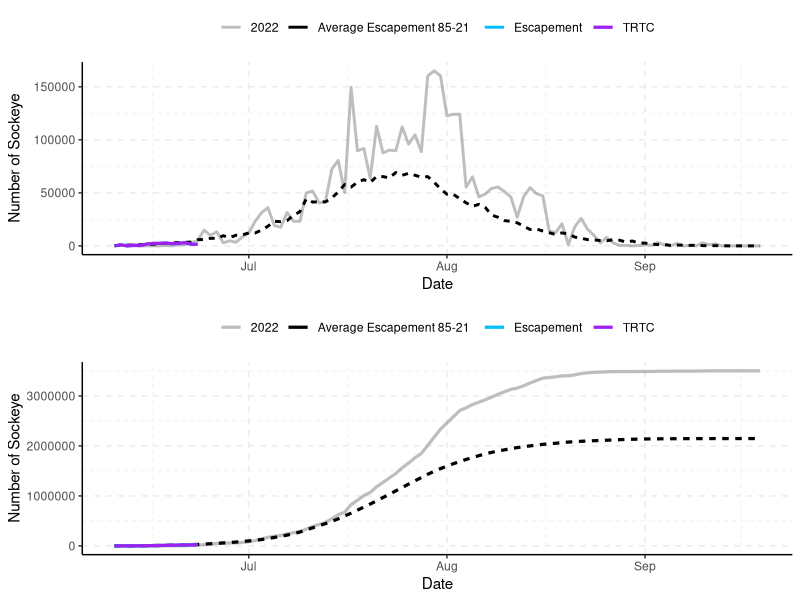
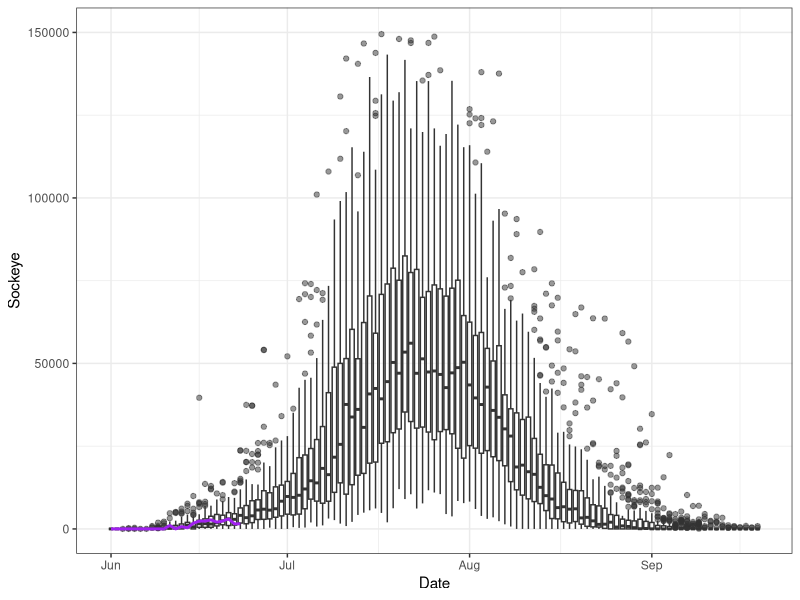
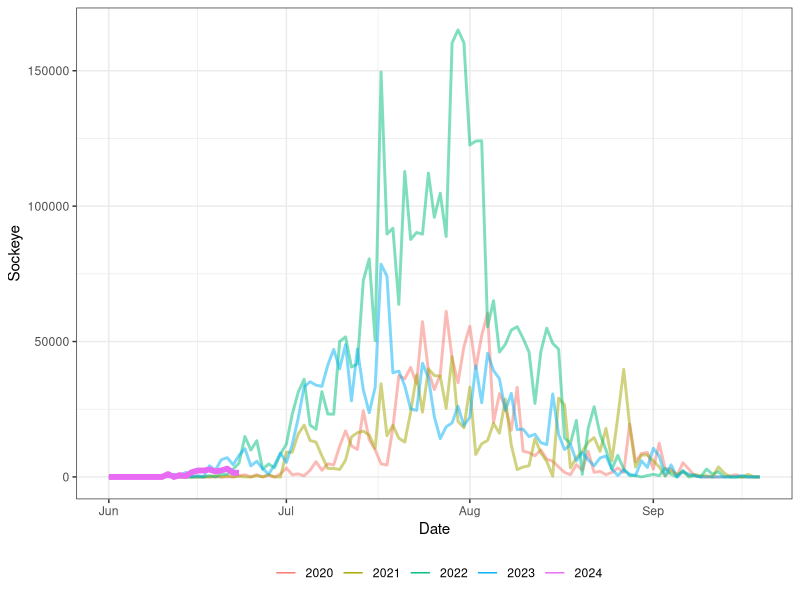
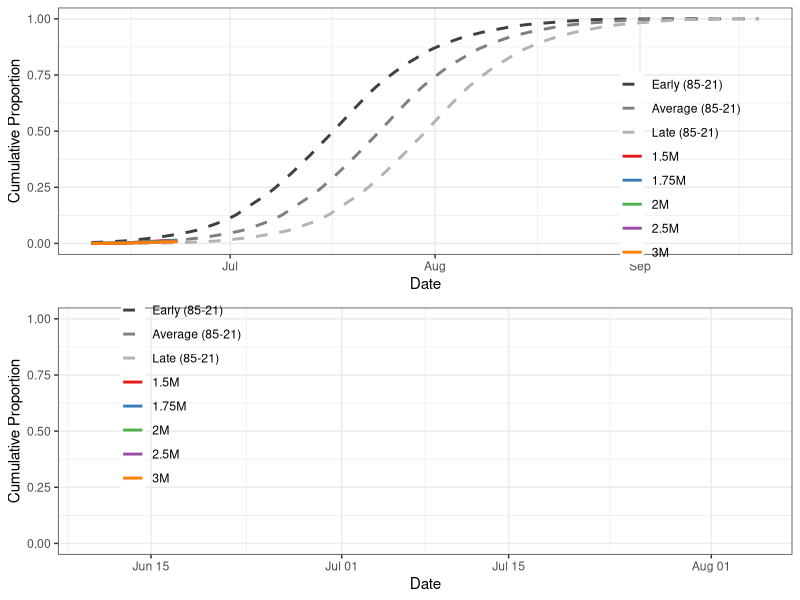
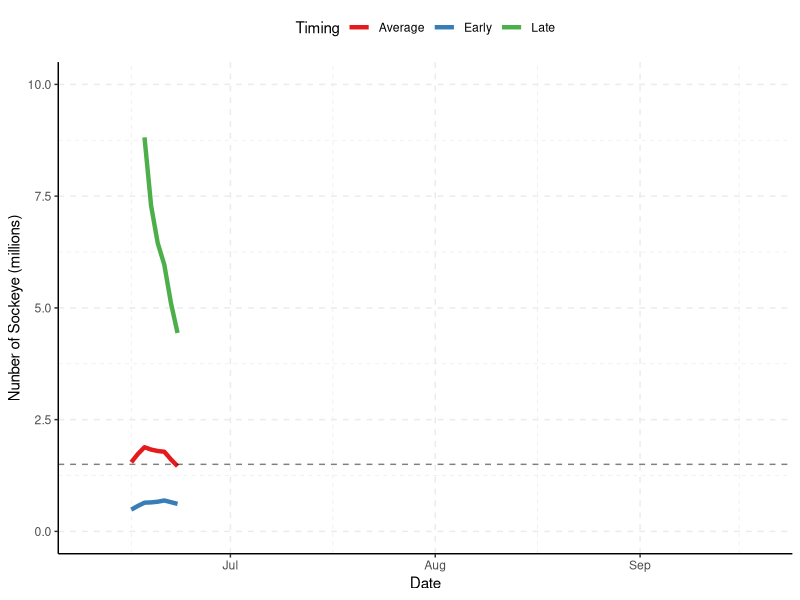
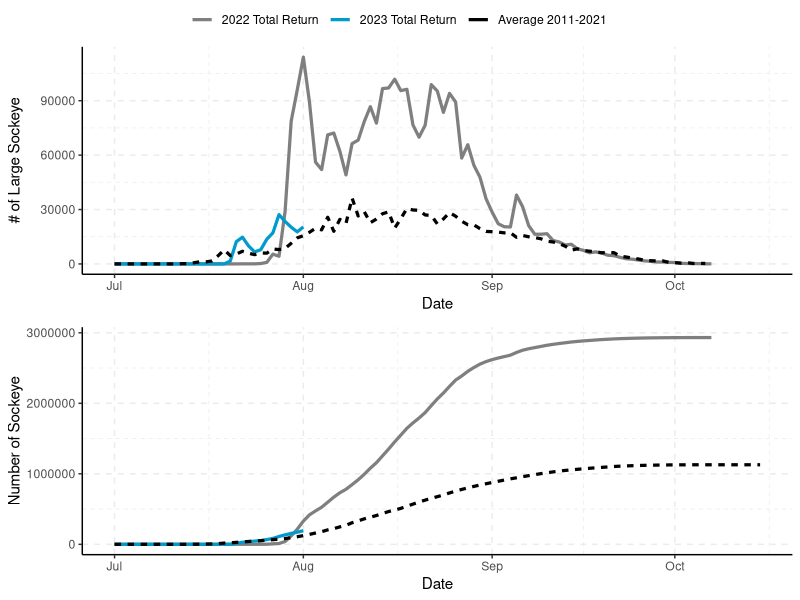
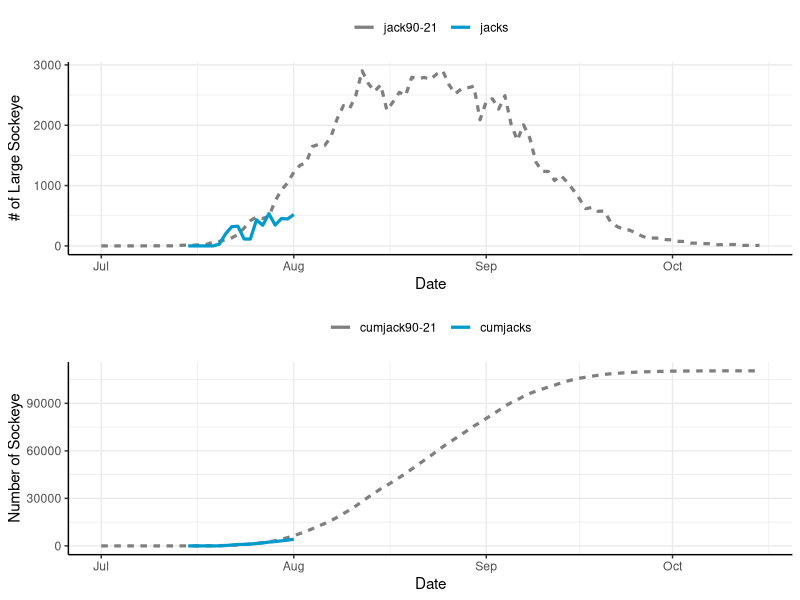
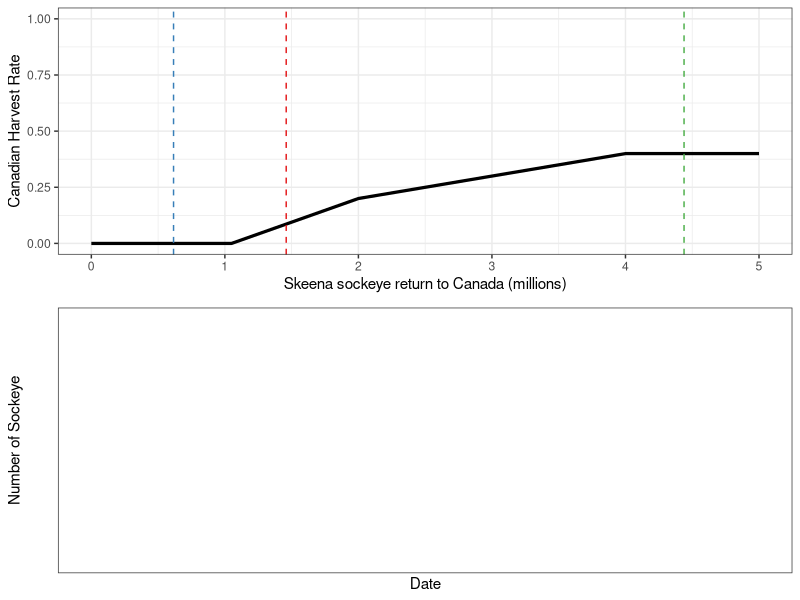

Write R code to recreate these figures, in order.
## ---- chunk 1
library(tidyverse)
library(data.table)
library(readxl)
library(knitr)
library(ggpubr)
library(kableExtra)

options(scipen=10000)
## ---- chunk 2
data<-read_excel("data/tyee and catch and fence in-season updates 2024.xlsx",sheet="Tyee")
data$Date<-as.Date(data$Date)
## ---- chunk 3
tyee.day<-as.Date("2024-06-23")
tyee.date<-"June 23"
fence.day<-as.Date("2024-06-23")
fence.date<-"June 23"
## ---- chunk 4
i<-match(tyee.day,data$Date)

average<-data$average[i]

e<-data$cumtyee[i]
t<-data$cumtrtc[i]
c<-data$cumcatch[i]

avgper<-round(data$Runtiming[i],3)*100
earlyper<-round(data$Runtiming[i+7],3)*100
lateper<-round(data$Runtiming[i-7],3)*100

#stat2<-data.frame(`Cumulative to Date`=c("Escapement Past Tyee","TRTC (Escapement+Catch)","Catch (preliminary"),`Number of Sockeye`=c(e,t,c))
#kable(stat2,caption=paste0("Cumulative escapement, TRTC, and catch to ",todate,"."))

stat3<-data.frame(`Cumulative to Date`=c("Escapement Past Tyee","TRTC (Escapement+Catch)","Catch (preliminary)"),`Number of Sockeye`=c(e,t,c),
                  `Run Timing`=c("Average","One week early","One week late"),`Percent Through`=c(avgper,earlyper,lateper))

kable(stat3,caption=paste0("Cumulative escapement, TRTC, and catch to ",tyee.date,"."))

## ---- chunk 5
escandtrtcdaily<-data%>%select(Date,Escapement=esctyee,TRTC=dailytrtc,`Average Escapement 85-21`=`ave85-21`,"2022"=esc22)%>%
  pivot_longer(2:5,values_to="Number of Sockeye",names_to="Type")%>%
  mutate(lt=case_when(Type=="Escapement"|Type=="TRTC"~"2023",
                      Type=="Average Escapement 85-21"~"Average",
                      Type=="2022"~"2023"))

t1<-ggplot(escandtrtcdaily,aes(x=Date,y=`Number of Sockeye`,color=Type,linetype=lt,size=Type,alpha=Type))+
  geom_line()+
  scale_size_manual(values=c(1,1,1,1.1))+
  scale_alpha_manual(values=c(.5,1,1,1))+
  scale_color_manual(values=c("grey50","black","deepskyblue1","purple"))+
  theme_classic()+
  grids(linetype = "dashed")+
  theme(legend.title = element_blank(),legend.position = "top")+
  guides(linetype="none")

escandtrtccum<-data%>%select(Date,Escapement=cumtyee,TRTC=cumtrtc,`Average Escapement 85-21`=`cum85-21`,"2022"=cum22)%>%
  pivot_longer(2:5,values_to="Number of Sockeye",names_to="Type")%>%
  mutate(lt=case_when(Type=="Escapement"|Type=="TRTC"~"2023",
                      Type=="Average Escapement 85-21"~"Average",
                      Type=="2022"~"2023"))

t2<-ggplot(escandtrtccum,aes(x=Date,y=`Number of Sockeye`,color=Type,linetype=lt,alpha=Type))+
  geom_line(linewidth=1.1)+
  scale_size_manual(values=c(1,1,1,1.1))+
  scale_alpha_manual(values=c(.5,1,1,1))+
  scale_color_manual(values=c("grey50","black","deepskyblue1","purple"))+
  theme_classic()+
  grids(linetype = "dashed")+
  theme(legend.title = element_blank(),legend.position = "top")+
  guides(linetype="none")
## ---- chunk 6

ggarrange(t1,t2,align="v",ncol=1)

## ---- chunk 7
daily<-read_excel("data/tyee and catch and fence in-season updates 2024.xlsx",sheet="tyee daily")

gg.daily<-daily%>%
  pivot_longer("1970":"2024",names_to="Year",values_to="Sockeye")%>%
  mutate(Year=as.numeric(Year))

ggplot(gg.daily,aes(x=Date,y=Sockeye,group=Date))+
  geom_boxplot(fill="white",alpha=.5)+
      geom_line(data=gg.daily%>%filter(Year==2024),aes(x=Date,y=Sockeye,group=1),color="purple",linewidth=1)+
  ylim(0,150000)+
  theme_bw()
## ---- chunk 8
gg.daily2<-gg.daily%>%filter(Year>=2020)%>%
  mutate(per=ifelse(Year==2024,"current","past"))

ggplot(gg.daily2,aes(x=Date,y=Sockeye,color=factor(Year),linewidth=per,alpha=per))+
  geom_line()+
  scale_linewidth_manual(values=c(2,1))+
  scale_alpha_manual(values=c(1,.5))+
  theme_bw()+
  guides(alpha="none",linewidth="none")+
  labs(color="")+
  theme(legend.position = "bottom")


## ---- chunk 9
i<-match(tyee.day,data$Date)

early<-data$early[i]
average<-data$average[i]
late<-data$late[i]

pcum<-data%>%select(Date,cumtrtc,"Average (85-21)"=`pcum85-21`)%>%
  mutate(`1.5M`=cumtrtc/1500000,
         `1.75M`=cumtrtc/1750000,
         `2M`=cumtrtc/2000000,
         `2.5M`=cumtrtc/2500000,
         `3M`=cumtrtc/3000000,
         "Early (85-21)"=lead(`Average (85-21)`,7),
         "Late (85-21)"=lag(`Average (85-21)`,7))%>%
  select(-cumtrtc)%>%
  pivot_longer(2:9,names_to="Type",values_to="cp")%>%
  mutate(Type=factor(Type,levels=c("Early (85-21)","Average (85-21)", "Late (85-21)"
                                   ,"1.5M","1.75M","2M","2.5M","3M")))

cols<-RColorBrewer::brewer.pal(5, "Set1")

g1<-ggplot(pcum,aes(x=Date,y=cp,color=Type,linetype=Type))+
  geom_line(size=1)+
  scale_colour_manual(values=c("grey25","grey50","grey70",cols))+
  scale_linetype_manual(values=c("dashed","dashed","dashed","solid","solid","solid","solid","solid"))+
  theme_bw()+
  labs(y="Cumulative Proportion")+
  theme(legend.title=element_blank(),legend.position=c(.85,.35),legend.background = element_blank())

g2<-ggplot(pcum,aes(x=Date,y=cp,color=Type,linetype=Type))+
  geom_line(size=1)+
  scale_colour_manual(values=c("grey25","grey50","grey70",cols))+
  scale_linetype_manual(values=c("dashed","dashed","dashed","solid","solid","solid","solid","solid"))+
  theme_bw()+
  labs(y="Cumulative Proportion")+
  theme(legend.title=element_blank(),legend.position=c(.17,.65),legend.background = element_blank())+
  ylim(0,1)+
  xlim(as.Date("2023-06-10"),as.Date("2023-08-05"))

ggarrange(g1,g2,align="v",ncol=1)

## ---- chunk 10

i<-match(tyee.day,data$Date)

early<-round(data$early[i],0)
average<-round(data$average[i],0)
late<-round(data$late[i],0)

stat1<-data.frame(`Run-Timing`=c("Early","Average","Late"),`Forecasted Final Run Size`=c(early,average,late))

kable(stat1,caption="Forecasted sockeye final TRTC based on early, average and late run-timing.")

## ---- chunk 11
tyeemodel<-data%>%select(Date,Early=early,Average=average,Late=late)%>%
  pivot_longer(2:4,values_to="Number of Sockeye",names_to="Timing")

ggplot(tyeemodel,aes(x=Date,y=`Number of Sockeye`/10^6,color=Timing))+
  geom_line(size=1.5)+
  labs(y="Nunber of Sockeye (millions)")+
  scale_color_brewer(palette="Set1")+
  theme_classic()+
  ylim(0,10)+
  geom_hline(yintercept=1.5,linetype="dashed",alpha=.5)+
  grids(linetype = "dashed")+
  theme(legend.position = "top")
## ---- chunk 12

fence<-read_excel("data/tyee and catch and fence in-season updates 2023.xlsx",sheet="Babine")
fence$Date<-as.Date(fence$Date)
## ---- chunk 13
i<-match(fence.day,fence$Date)

totalrun<-fence$cumrun[i]
cumjacks<-fence$cumjacks[i]

stat2<-data.frame(`Babine Fence`=c("Large Sockeye","Jacks"),`Total Run`=c(totalrun,cumjacks))

kable(stat2,caption=paste0("Cumulative large sockeye and jacks to Babine River fence to ",fence.date,".")) %>% kable_styling(latex_options = "HOLD_position")

## ---- chunk 14
  
fencedaily<-fence%>%select(Date,`2023 Total Return`=totalrun,`2022 Total Return`=dailyTR.2022,`Average 2011-2021`=`avg11-21`)%>%
  pivot_longer(2:4,values_to="Number of Sockeye",names_to="Type")%>%
  mutate(lt=case_when(Type=="2022 Total Return"|Type=="2023 Total Return"~"Annual",
                      Type=="Average 2011-2021"~"Average"))

b1<-ggplot(fencedaily,aes(x=Date,y=`Number of Sockeye`,color=Type,linetype=lt))+
  geom_line(size=1.1)+
  scale_color_manual(values=c("grey50","deepskyblue3","black"))+
  theme_classic()+
  grids(linetype = "dashed")+
  theme(legend.title = element_blank(),legend.position = "top")+
  guides(linetype="none")+
  labs(y="# of Large Sockeye")

fencecum<-fence%>%select(Date,`2023 Total Return`=cumrun,`Average 2011-2021`=`cumavg11-21`,`2022 Total Return`=cumTR.2022)%>%
  pivot_longer(2:4,values_to="Number of Sockeye",names_to="Type")%>%
  mutate(lt=case_when(Type=="2022 Total Return"|Type=="2023 Total Return"~"Annual",
                      Type=="Average 2011-2021"~"Average"))

b2<-ggplot(fencecum,aes(x=Date,y=`Number of Sockeye`,color=Type,linetype=lt))+
  geom_line(size=1.1)+
  scale_color_manual(values=c("grey50","deepskyblue3","black"))+
  theme_classic()+
  grids(linetype = "dashed")+
  theme(legend.title = element_blank(),legend.position = "top")+
  guides(linetype="none")

## ---- chunk 15

ggarrange(b1,b2,ncol=1,align="v",common.legend = TRUE)

## ---- chunk 16
fencejacks<-fence%>%select(Date,jacks=dailytotaljacks,`jack90-21`)%>%
  pivot_longer(2:3,values_to="Number of Sockeye",names_to="Type")%>%
  mutate(lt=case_when(Type=="jacks"~"Annual",
                      Type=="jack90-21"~"Average"))

j1<-ggplot(fencejacks,aes(x=Date,y=`Number of Sockeye`,color=Type,linetype=lt))+
  geom_line(size=1.1)+
  scale_color_manual(values=c("grey50","deepskyblue3","black"))+
  theme_classic()+grids()+
  theme(legend.title = element_blank(),legend.position = "top")+
  guides(linetype="none")+
  labs(y="# of Large Sockeye")

jackscum<-fence%>%select(Date,cumjacks,`cumjack90-21`)%>%
  pivot_longer(2:3,values_to="Number of Sockeye",names_to="Type")%>%
  mutate(lt=case_when(Type=="cumjacks"~"Annual",
                      Type=="cumjack90-21"~"Average"))

j2<-ggplot(jackscum,aes(x=Date,y=`Number of Sockeye`,color=Type,linetype=lt))+
  geom_line(size=1.1)+
  scale_color_manual(values=c("grey50","deepskyblue3","black"))+
  theme_classic()+grids()+
  theme(legend.title = element_blank(),legend.position = "top")+
  guides(linetype="none")

## ---- chunk 17

ggarrange(j1,j2,align="v",ncol=1)

## ---- chunk 18

hcr<-data.frame(TRTC=c(0,1050000,2000000,4000000,5000000),
                HR=c(0,0,.2,.4,.4))

p1<-ggplot(hcr,aes(x=TRTC/10^6,y=HR))+
  geom_line(size=1.1)+
  geom_vline(xintercept=average/10^6,linetype="dashed",col="#E41A1C")+
  geom_vline(xintercept=late/10^6,linetype="dashed",col="#4DAF4A")+
  geom_vline(xintercept=early/10^6,linetype="dashed",col="#377EB8")+
  theme_bw()+
  ylim(0,1)+
  labs(y="Canadian Harvest Rate",x="Skeena sockeye return to Canada (millions)")

data<-data%>%rowwise()%>%mutate("TAC-average"=case_when(average<1050000~0,
                          average>=1050000&average<2000000~((average-1050000)/(2000000-1050000)*(.2-.0)+0)*average,
                          average>=2000000&average<4000000~((average-2000000)/(4000000-2000000)*(.4-.2)+.2)*average,
                          average>=4000000~.4*average),
                          "TAC-late"=case_when(late<1050000~0,
                          late>=1050000&late<2000000~((late-1050000)/(2000000-1050000)*(.2-.0)+0)*late,
                          late>=2000000&late<4000000~((late-2000000)/(4000000-2000000)*(.4-.2)+.2)*late,
                          late>=4000000~.4*late),
                          "TAC-early"=case_when(early<1050000~0,
                          early>=1050000&early<2000000~((early-1050000)/(2000000-1050000)*(.2-.0)+0)*early,
                          early>=2000000&early<4000000~((early-2000000)/(4000000-2000000)*(.4-.2)+.2)*early,
                          early>=4000000~.4*early))

ggcatch<-data%>%select(Date,`Cumulative Catch 2023`=cumcatch,
                       `TAC-average`,`TAC-early`,`TAC-late`)%>%
  pivot_longer(2:5,names_to="Catch Type",values_to="Catch")%>%
  filter(Date>"2023-07-01"&Date<"2023-08-15")


p2<-ggplot(ggcatch,aes(x=Date,y=Catch,color=`Catch Type`,size=`Catch Type`,linetype=`Catch Type`))+
  geom_line(size=1.1)+
  scale_color_manual(values=c("black","#E41A1C","#377EB8","#4DAF4A"))+
  scale_size_manual(values=c(2,1,1,1))+
  scale_linetype_manual(values=c("solid","dashed","dashed","dashed"))+
  theme_bw()+
  labs(y="Number of Sockeye")+
  theme(legend.position="top")

catch<-data%>%select(Date,Gillnet=gncatch,Seine=sncatch)%>%
  pivot_longer(2:3,names_to="Gear",values_to="Catch")%>%
    filter(Date>"2023-07-01"&Date<"2023-08-15")

p3<-ggplot(catch,aes(x=Date,y=Catch,fill=Gear))+
  geom_col()+
  scale_fill_brewer(palette="Set1")+
  theme_bw()+
  theme(legend.position="top")

cpue<-data%>%select(Date,gncatch,sncatch,gneffort,sneffort)%>%
  mutate(Gillnet=gncatch/gneffort,Seine=sncatch/sneffort)%>%
  select(Date,Gillnet,Seine)%>%
  pivot_longer(2:3,names_to="Gear",values_to="CPUE")%>%
  filter(Date>"2023-07-01"&Date<"2023-08-15")

p4<-ggplot(cpue,aes(x=Date,y=CPUE,color=Gear))+
  geom_line()+geom_point()+
  scale_color_brewer(palette="Set1")+
  theme_bw()+
  theme(legend.position = "top")+
  labs(y="Sockeye CPUE")+
  expand_limits(y=0)

## ---- chunk 19

ggarrange(p1,p2,ncol=1,align="v")

## ---- chunk 20
ggarrange(p3,p4,ncol=1,align="v")
## ---- chunk 21

demo.data<-read_excel("data/tyee and catch and fence in-season updates 2023.xlsx",sheet="demo catches")
demo.data$date<-as.Date(demo.data$date)

demo.totals<-demo.data%>%group_by(Nation=nation)%>%summarise("Total Demo Sockeye Catch"=sum(pieces))

total.demo.catch=sum(demo.totals$`Total Demo Sockeye Catch`)

total.row<-tibble(Nation="Total","Total Demo Sockeye Catch"=total.demo.catch)

demo.table<-rbind(demo.totals,total.row)

kable(demo.table,caption="Total Area 4 First Nations demo catches of sockeye.")%>%
  row_spec(3,hline_after=T) %>% kable_styling(latex_options = "HOLD_position")

ggplot(demo.data,aes(x=date,y=pieces,fill=nation))+
  geom_col()+
  labs(y="Number of Sockeye",x="Date",fill="Nation")+
  theme_bw()+
  xlim(c(as.Date("2023-07-01"),as.Date("2023-09-01")))




## ---- chunk 22
othercatch<-read_excel("data/tyee and catch and fence in-season updates 2023.xlsx",sheet="gncatch")

#oc2<-othercatch%>%pivot_longer(4:10,names_to="Species",values_to="Catch")%>%
#  mutate(cpue=Catch/effort)%>%
#  filter(Date>as.Date("2023-07-05")&Date<as.Date("2023-08-10"))%>%
#  mutate(type=ifelse(Species%in%c("Chinook (Released)","Chum (Released)","Steelhead (Released)","Coho (Released)"),"Released","Kept"))%>%
#  mutate(sp=case_when(Species=="Chinook (Released)"~"Chinook",
#                      Species=="Coho (Released)"~"Coho",
#                      Species=="Pink (Kept)"~"Pink Kept",
#                      Species=="Pink (Released)"~"Pink Rel",
#                      Species=="Chum (Released)"~"Chum",
#                      Species=="Steelhead (Released)"~"Steelhead",
#                      Species=="Sockeye (Kept)"~"Sockeye"))

oc2<-othercatch%>%pivot_longer(4:10,names_to="Species",values_to="Catch")%>%
  mutate(cpue=Catch/effort)%>%
  filter(Date>as.Date("2023-07-05")&Date<as.Date("2023-08-10"))%>%
  mutate(type=ifelse(Species%in%c("Chinook (Released)","Chum (Released)","Steelhead (Released)","Coho (Released)"),"Released","Kept"))%>%
  mutate(sp=case_when(Species=="Chinook (Released)"~"Chinook",
                      Species=="Coho (Released)"~"Coho",
                      Species=="Pink (Kept)"~"Pink",
                      Species=="Pink (Released)"~"Pink",
                      Species=="Chum (Released)"~"Chum",
                      Species=="Steelhead (Released)"~"Steelhead",
                      Species=="Sockeye (Kept)"~"Sockeye"),
         dis=case_when(Species=="Chinook (Released)"~"Released",
                      Species=="Coho (Released)"~"Released",
                      Species=="Pink (Kept)"~"Kept",
                      Species=="Pink (Released)"~"Released",
                      Species=="Chum (Released)"~"Released",
                      Species=="Steelhead (Released)"~"Released",
                      Species=="Sockeye (Kept)"~"Kept"))

#ggplot(oc2,aes(x=Date,y=Catch,color=gear))+
#  geom_line()+geom_point()+
#  theme_classic()+
#  grids()+
#  facet_wrap(~Species,ncol=2,scales="free_y")+
#  theme(legend.position="top")+
#  expand_limits(y=0)

ggplot(oc2,aes(x=Date,y=Catch,color=gear))+
  geom_line()+geom_point()+
  theme_bw()+
  grids()+
  #facet_wrap(~Species,ncol=2,scales="free_y")+
  facet_grid(sp~dis,scales="free_y")+
  theme(legend.position="top")+
  expand_limits(y=0)

## ---- chunk 23
gncpue<-oc2%>%filter(gear=="gillnet")

ggplot(gncpue,aes(x=Date,y=cpue))+
  geom_line()+geom_point()+
  theme_bw()+
  grids()+
  #facet_wrap(~Species,ncol=2,scales="free_y")+
  facet_grid(sp~dis,scales="free_y")+
  theme(legend.position="top")
## ---- chunk 24
sncpue<-oc2%>%filter(gear=="seine")

ggplot(sncpue,aes(x=Date,y=cpue))+
  geom_line()+geom_point()+
  theme_bw()+
  grids()+
  #facet_wrap(~Species,ncol=2,scales="free_y")+
  facet_grid(sp~dis,scales="free_y")+
  theme(legend.position="top")
## ---- chunk 25

oc.total<-oc2%>%group_by(gear,Species=sp,dis)%>%summarise(total=sum(Catch,na.rm=TRUE))

oc.table<-oc.total%>%pivot_wider(names_from=c("gear","dis"),values_from="total")%>%replace(is.na(.),0)

kable(oc.table,caption=paste0("Total catch of coho, chum, chinook, pink and steelhead in the commercial gillent and seine fisheries to ",tyee.date,"."))

ggplot(oc.total,aes(x=Species,y=total,fill=gear))+
  geom_col()+
  scale_color_brewer(palette="Set1")+
  #geom_text(aes(label=total),vjust=-.3,color="black")+
  facet_wrap(~dis,ncol=1,scales="free_y")+
  theme_bw()+
  labs(y="Total Catch",x="Species")+
  scale_y_continuous(expand=c(.1,0))+
  theme(strip.background = element_blank())

## ---- chunk 26

rt<-read_excel("data/rt karl.xlsx",sheet="Sheet1")

n=10000

rtm<-data.frame()

for (i in 1:nrow(rt)){
  u<-rt$MeanJulian[i]
  sd<-rt$SD[i]
  
  g<-data.frame(stock=rt$Stock[i],dev=rnorm(n,rt$MeanJulian[i],rt$SD[i]))
  rtm<-rbind(rtm,g)
  
}

#as.numeric(format(as.Date("2022-08-07"), "%j"))

days<-format(seq(as.Date("2022-06-01"),as.Date("2022-09-15"),10),"%b-%d")

rtm2<-rtm%>%filter(dev>=152&dev<=258)%>%group_by(stock)%>%mutate(u=mean(dev))

## ---- chunk 27

ggplot(rtm2,aes(x=dev,y=reorder(stock,dev,FUN=median),fill=stock))+
  geom_boxplot()+
  theme_classic()+grids()+
  scale_y_discrete(limits=rev)+
  guides(fill="none")+
  labs(y="Stock",x="Date",title="Stock run-timing at Tyee based on 2000-2014 GSI",subtitle="NBRR data provided by Karl English July 2022")+
 scale_x_continuous(breaks=seq(152,258,10),labels=days)+
  theme(axis.text.x = element_text(angle=90))

## ---- chunk 28
ggplot(rtm2,aes(x=dev))+
  geom_histogram(aes(fill=stock),binwidth = 5,alpha=.3)+
  facet_grid(reorder(stock,dev,FUN=median)~.,scales="free_y",switch="y")+
  theme_classic()+grids()+
  theme(strip.text.y.left = element_text(angle=0,size=8),
        strip.placement="outside",
        axis.text.y=element_blank(),
        axis.ticks.y=element_blank(),
        strip.background = element_blank(),
        axis.text.x = element_text(angle=90))+
  labs(y="Stock",x="Date",title="Stock run-timing at Tyee based on 2000-2014 GSI",subtitle="NBRR data provided by Karl English July 2022")+
  geom_vline(aes(xintercept=u,color=stock), size=1,alpha=.5)+
  scale_x_continuous(breaks=seq(152,258,10),labels=days)+
  guides(fill="none",color="none")+
  annotate("rect", xmin = 196, xmax = 219, ymin = 0, ymax = Inf,alpha = .2)
  
## ---- chunk 29
ggplot(rtm2,aes(x=dev),color=stock)+
  geom_density(aes(fill=stock),alpha=.3)+
  #scale_fill_brewer(palette="Set1")+
  facet_wrap(~reorder(stock,dev,FUN=median),scales="free_y",ncol=1,strip.position="left")+
  theme_classic()+grids()+
   theme(strip.text.y.left = element_text(angle=0,size=8),
        strip.placement="outside",
        axis.text.y=element_blank(),
        axis.ticks.y=element_blank(),
        axis.ticks.x=element_blank(),
        strip.background = element_blank(),
        axis.text.x = element_text(angle=90),
        plot.caption.position="plot",
        plot.caption=element_text(hjust=.5))+
  geom_vline(aes(xintercept=u,color=stock), size=1,alpha=.5)+
  labs(y="Stock",x="Date",caption="Stock run-timing at Tyee based on average run-timing (2000-2014) plus 3 weeks.\nVertical lines show the mean for each stock, with the 2022 harvest window\nshown by the grey shaded box.\nData from Karl English from NBRR update provided July 2022.")+
  scale_x_continuous(breaks=seq(152,258,10),labels=days)+
  guides(fill="none",color="none")+
   annotate("rect", xmin = 196, xmax = 219, ymin = 0, ymax = Inf,alpha = .2)

#ggsave("Tyee stock run timing.png",dpi=600,height=8,width=7)
## ---- chunk 30
babrt<-rtm%>%filter(stock%in%c("Babine W Early","Babine W Middle","Babine W Late","Babine Pinkut","Babine Fulton"))%>%
  mutate(fencert=dev+21)

days<-format(seq(as.Date("2022-07-01"),as.Date("2022-10-07"),7),"%b-%d")
as.numeric(format(as.Date("2022-10-07"), "%j"))

babrt2<-babrt%>%filter(fencert>=182&fencert<=280)%>%group_by(stock)%>%mutate(med=mean(fencert))

babmed<-babrt%>%group_by(stock)%>%summarise(u=mean(fencert))

ggplot(babrt2,aes(x=fencert))+
  geom_density(aes(fill=stock),alpha=.3)+
  scale_fill_brewer(palette="Set1")+
  facet_wrap(~reorder(stock,dev,FUN=median),scales="free_y",ncol=1,strip.position="left")+
  theme_classic()+grids()+
  theme(strip.text.y.left = element_text(angle=0,size=8),
        strip.placement="outside",
        axis.text.y=element_blank(),
        axis.ticks.y=element_blank(),
        axis.ticks.x=element_blank(),
        strip.background = element_blank(),
        axis.text.x = element_text(angle=90),
        plot.caption.position="plot",
        plot.caption=element_text(hjust=0))+
  geom_vline(aes(xintercept =med,color=stock), size=1,alpha=.5)+
  scale_color_brewer(palette="Set1")+
  labs(y="Stock",x="Date",
  caption="Stock run-timing at Babine fence based on average Tyee run-timing (2000-2014) plus 3 weeks.\nData from Karl English from NBRR update provied July 2022.")+
  scale_x_continuous(breaks=seq(182,280,7),labels=days)+
  guides(fill="none",color="none")

#ggsave("Babine run timing for Donna.png",dpi=600,height=8,width=7)
